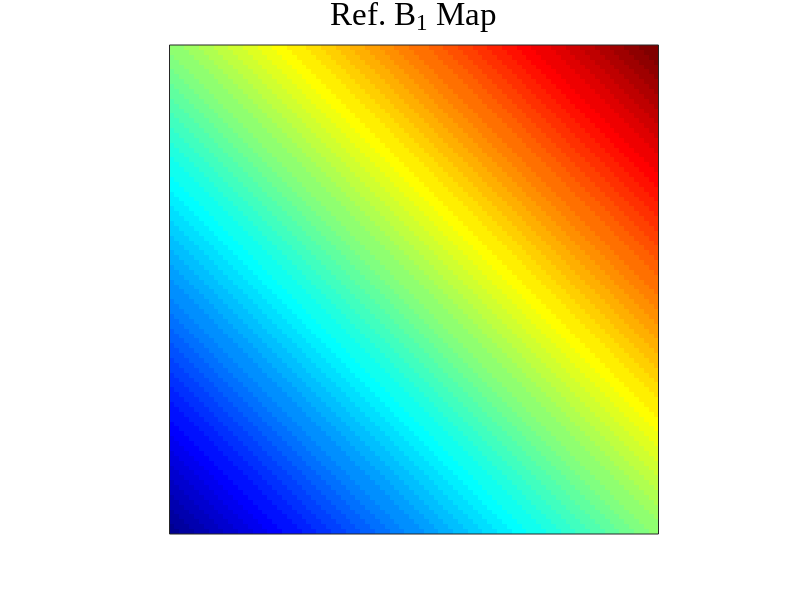
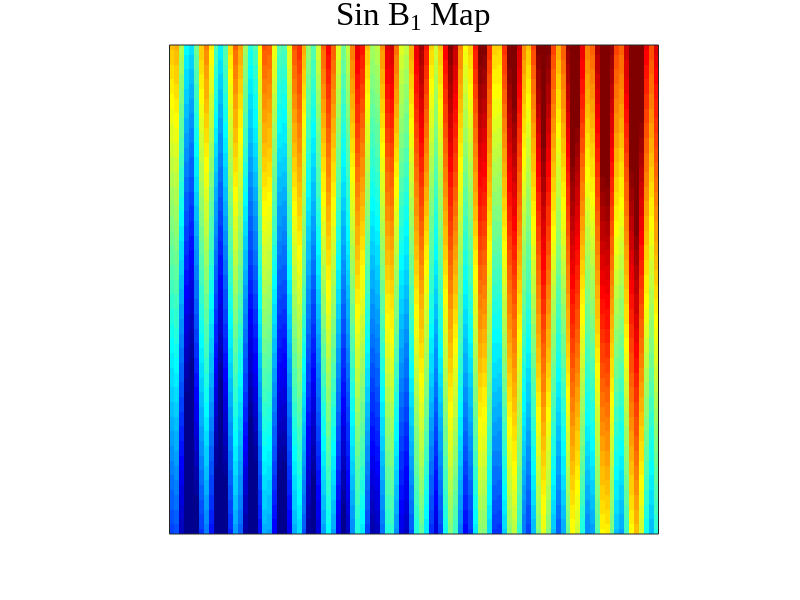
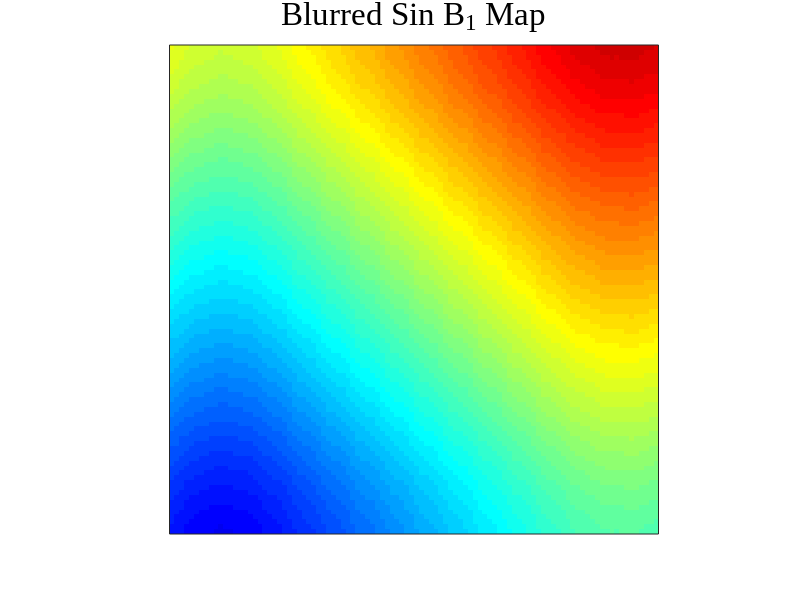
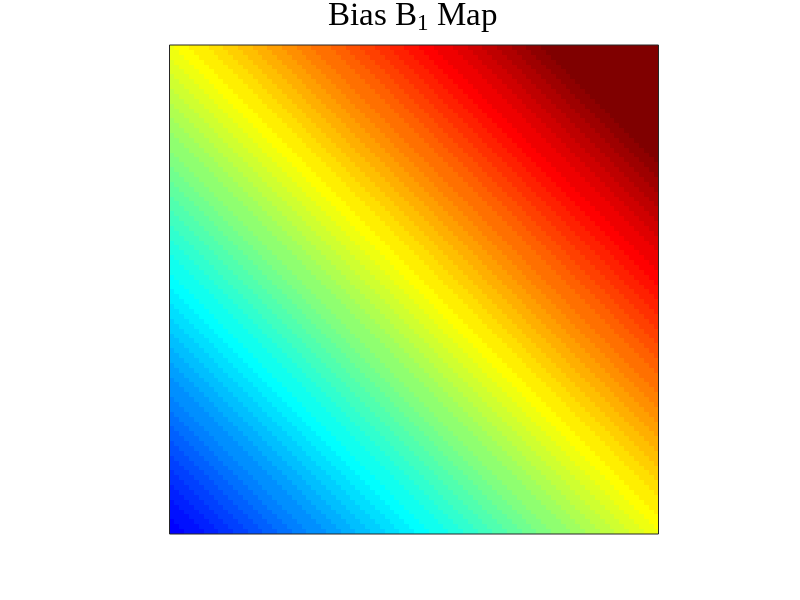

These figures' MATLAB source, in order: (Note: this script raises an error after producing the figures.)
%% simuBlurAndHistAnalysis
% Exploratory analysis of to explore why histograms and correlations were 
% used for the paper analysis
%

%% Initial setup
%

clear all
close all
clc

%% Globals
%

figIndex = 0;
imDims = [100, 100];
diagionalRotationAngle = 90;
b1MapRescaleFactor = 0.5;

sinB1MapAmpl = 0.2;
sinB1MapFreq = 1;
%% Generate ideal "Ref" B1 map with diagonal gradient
%

[Xgrad, Ygrad] = meshgrid(1:imDims(1),1:imDims(2));

diagionalGrad = Xgrad+Ygrad;

b1map_tmp = imrotate(diagionalGrad, diagionalRotationAngle); % Rotate to get prefered diagonal orientation, only a visual preference.

b1Map_ref = b1map_tmp./max(b1map_tmp(:))+b1MapRescaleFactor;

figIndex = figIndex+1; figure(figIndex), imagesc(b1Map_ref), axis image, set(gca, 'XTick', [], 'YTick', []), colormap(jet), title('Ref. B_1 Map', 'FontSize', 24, 'FontName', 'TimesNewRoman', 'FontWeight', 'normal'), caxis([0.5 1.5])

% Cleanup variables that are of no use anymore
clear b1map_tmp diagionalGrad

%% Create a b1map with sinusoid superimpose to simulate a regular imprecision or artefact
%

sinB1Map = b1Map_ref + sinB1MapAmpl * sin(sinB1MapFreq * Xgrad);

figIndex = figIndex+1; figure(figIndex), imagesc(sinB1Map), axis image, set(gca, 'XTick', [], 'YTick', []), colormap(jet), title('Sin B_1 Map', 'FontSize', 24, 'FontName', 'TimesNewRoman', 'FontWeight', 'normal'), caxis([0.5 1.5])

%% Blur sinB1Map to remove artefact
%

blurredSinB1Map = imgaussfilt(sinB1Map, 10);

figIndex = figIndex+1; figure(figIndex), imagesc(blurredSinB1Map), axis image, set(gca, 'XTick', [], 'YTick', []), colormap(jet), title('Blurred Sin B_1 Map', 'FontSize', 24, 'FontName', 'TimesNewRoman', 'FontWeight', 'normal'), caxis([0.5 1.5])


%% Create a b1map with a systemic bias
%

biasB1Map = b1Map_ref + 0.1;

figIndex = figIndex+1; figure(figIndex), imagesc(biasB1Map), axis image, set(gca, 'XTick', [], 'YTick', []), colormap(jet), title('Bias B_1 Map', 'FontSize', 24, 'FontName', 'TimesNewRoman', 'FontWeight', 'normal'), caxis([0.5 1.5])

%% Blur biasB1Map to remove artefact
%

blurredBiasB1Map = imgaussfilt(biasB1Map, 10);

figIndex = figIndex+1; figure(figIndex), imagesc(blurredBiasB1Map), axis image, set(gca, 'XTick', [], 'YTick', []), colormap(jet), title('Blurred Bias B_1 Map', 'FontSize', 24, 'FontName', 'TimesNewRoman', 'FontWeight', 'normal'), caxis([0.5 1.5])


%% Calculate correlations relative to reference
%

corr_sinB1 = round(corr(b1Map_ref(:), sinB1Map(:)),3);
corr_blurredSinB1 = round(corr(b1Map_ref(:), blurredSinB1Map(:)),3);

corr_biasB1Map = round(corr(b1Map_ref(:), biasB1Map(:)),3);
corr_blurredBiasB1Map = round(corr(b1Map_ref(:), blurredBiasB1Map(:)),3);

%% Plot histograms
%

figIndex = figIndex+1; figure(figIndex), hist(b1Map_ref(:), 25), axis([0.25 1.75 0 1000]), axis square, title('Ref. B_1 Map', 'FontSize', 24, 'FontName', 'TimesNewRoman', 'FontWeight', 'normal')
figIndex = figIndex+1; figure(figIndex), hist(sinB1Map(:), 25), axis([0.25 1.75 0 1000]), axis square, title('Sin B_1 Map', 'FontSize', 24, 'FontName', 'TimesNewRoman', 'FontWeight', 'normal'), text(1.1,900,['Pearson Correlation = ' mat2str(corr_sinB1)], 'FontSize', 12)
figIndex = figIndex+1; figure(figIndex), hist(blurredSinB1Map(:), 25), axis([0.25 1.75 0 1000]), axis square, title('Blurred Sin B_1 Map', 'FontSize', 24, 'FontName', 'TimesNewRoman', 'FontWeight', 'normal'), text(1.1,900,['Pearson Correlation = ' mat2str(corr_sinB1)], 'FontSize', 12)

figIndex = figIndex+1; figure(figIndex), hist(biasB1Map(:), 25), axis([0.25 1.75 0 1000]), axis square, title('Bias B_1 Map', 'FontSize', 24, 'FontName', 'TimesNewRoman', 'FontWeight', 'normal'), text(1.1,900, ['Pearson Correlation = ' mat2str(corr_biasB1Map)], 'FontSize', 12)
figIndex = figIndex+1; figure(figIndex), hist(blurredBiasB1Map(:), 25), axis([0.25 1.75 0 1000]), axis square, title('Blurred Bias B_1 Map', 'FontSize', 24, 'FontName', 'TimesNewRoman', 'FontWeight', 'normal'), text(1.1,900, ['Pearson Correlation = ' mat2str(corr_blurredBiasB1Map)], 'FontSize', 12)

%% Plot overlayed hists
%

% Initialize cell arrays
yFreqB1 = cell(1,5);
xB1     = cell(1,5);

b1Keys = {'Ref. B_1 Map', ['Sin B_1 Map, corr = ' mat2str(corr_sinB1)], ['Blurred Sin B_1 Map, corr = ' mat2str(corr_blurredSinB1)], ['Bias B_1 Map, corr = ' mat2str(corr_biasB1Map)], ['Blurred Bias B_1 Map, corr = ' mat2str(corr_blurredBiasB1Map)]};

[yFreqB1{1},xB1{1}]=hist(b1Map_ref(:),25);
[yFreqB1{2},xB1{2}]=hist(sinB1Map(:),25);
[yFreqB1{3},xB1{3}]=hist(blurredSinB1Map(:),25);
[yFreqB1{4},xB1{4}]=hist(biasB1Map(:),25);
[yFreqB1{5},xB1{5}]=hist(blurredBiasB1Map(:),25);

colours = lines;
plotHistogram(xB1, yFreqB1, 'B_1 (n.u.)', 'Normalized frequency (n.u.)', b1Keys, colours);
